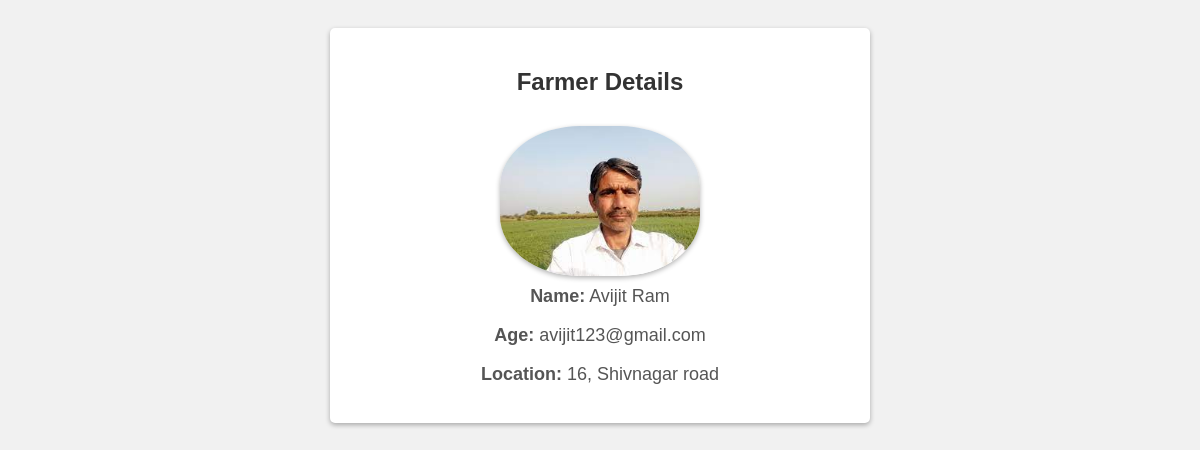
Page /farmer_details.php?sln=1 on the committed database.
### tables this page shows
CREATE TABLE `farmerlist` (
  `sln` int(11) NOT NULL,
  `name` varchar(100) DEFAULT NULL,
  `email` varchar(100) DEFAULT NULL,
  `phone` varchar(100) DEFAULT NULL,
  `dob` date DEFAULT NULL,
  `gender` varchar(10) DEFAULT NULL,
  `image` varchar(255) DEFAULT NULL,
  `password` varchar(255) DEFAULT NULL,
  `address` varchar(255) DEFAULT NULL,
  `description` text DEFAULT NULL,
  `country` varchar(100) DEFAULT NULL,
  `city` varchar(100) DEFAULT NULL,
  `region` varchar(100) DEFAULT NULL,
  `zip` varchar(100) DEFAULT NULL,
  `govID` varchar(100) DEFAULT NULL,
  `accnum` varchar(100) DEFAULT NULL,
  `ifsc` varchar(100) DEFAULT NULL,
  `upiID` varchar(100) DEFAULT NULL,
  `verify` varchar(2) DEFAULT NULL
);

### farmer_details.php (the view, shortened to what this page needs)
<?php
include "./Connection/connect.php";
if (isset($_GET)) {
    $sln = $_GET['sln'];
}
$sql = "SELECT sln,name, email, phone,gender,image,address,country,description, city, region, zip, accnum, ifsc, upiID FROM `farmerlist` WHERE sln=$sln ";
$result = mysqli_query($conn, $sql);
$row = mysqli_fetch_assoc($result)
?>
<!DOCTYPE html>
<html>
<head>
</head>
<body>
    <div class="container">
        <h2>Farmer Details</h2>
        <div class="farmer-details">
            <?php
            echo '<img src="./Admin/FarmerPortal/ProfilePic/' . $row['image'] . '" alt="Farmer Photo">';
            echo '<p><strong>Name:</strong> ' . $row['name'] . '</p>';
            echo '<p><strong>Age:</strong> ' . $row['email'] . '</p>';
            echo '<p><strong>Location:</strong> ' . $row['address'] . '</p>';
            ?>
        </div>
    </div>
</body>
</html>

### farmer_details.php (style rules this page uses)
body { font-family: Arial, sans-serif; background-color: #f1f1f1; padding: 20px; }
.container { max-width: 500px; margin: 0 auto; background-color: #fff; padding: 20px; border-radius: 5px; box-shadow: 0 2px 5px rgba(0, 0, 0, 0.3); }
h2 { text-align: center; color: #333; }
.farmer-details { margin-top: 30px; text-align: center; }
.farmer-details img { max-width: 200px; display: block; margin: 0 auto; border-radius: 40%; box-shadow: 0 2px 5px rgba(0, 0, 0, 0.3); }
.farmer-details p { font-size: 18px; color: #555; margin-top: 10px; }

### rows in the picture
farmerlist: image (picture), name "Avijit Ram", email "avijit123@gmail.com", address "16, Shivnagar road"
